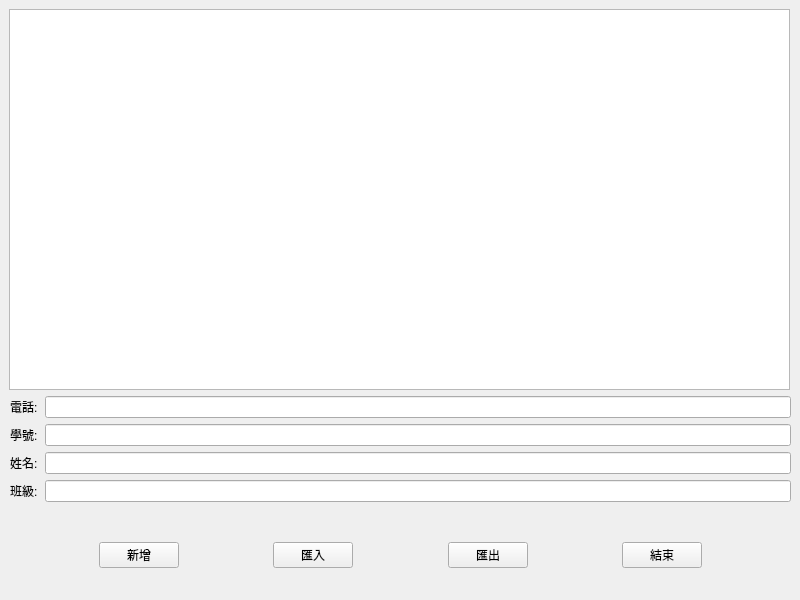
<?xml version="1.0" encoding="UTF-8"?>
<ui version="4.0">
 <class>MyWidget</class>
 <widget class="QWidget" name="MyWidget">
  <property name="geometry">
   <rect>
    <x>0</x>
    <y>0</y>
    <width>800</width>
    <height>600</height>
   </rect>
  </property>
  <property name="windowTitle">
   <string>MyWidget</string>
  </property>
  <widget class="QTableWidget" name="tableWidget">
   <property name="geometry">
    <rect>
     <x>9</x>
     <y>9</y>
     <width>781</width>
     <height>381</height>
    </rect>
   </property>
  </widget>
  <widget class="QWidget" name="formLayoutWidget">
   <property name="geometry">
    <rect>
     <x>10</x>
     <y>396</y>
     <width>781</width>
     <height>121</height>
    </rect>
   </property>
   <layout class="QFormLayout" name="formLayout">
    <property name="horizontalSpacing">
     <number>7</number>
    </property>
    <property name="verticalSpacing">
     <number>6</number>
    </property>
    <item row="0" column="0">
     <widget class="QLabel" name="label_4">
      <property name="text">
       <string>電話:</string>
      </property>
     </widget>
    </item>
    <item row="0" column="1">
     <widget class="QLineEdit" name="lineEdit_3"/>
    </item>
    <item row="1" column="0">
     <widget class="QLabel" name="label">
      <property name="text">
       <string>學號:</string>
      </property>
     </widget>
    </item>
    <item row="1" column="1">
     <widget class="QLineEdit" name="lineEdit_2"/>
    </item>
    <item row="2" column="0">
     <widget class="QLabel" name="label_3">
      <property name="text">
       <string>姓名:</string>
      </property>
     </widget>
    </item>
    <item row="2" column="1">
     <widget class="QLineEdit" name="lineEdit_4"/>
    </item>
    <item row="3" column="0">
     <widget class="QLabel" name="label_2">
      <property name="text">
       <string>班級:</string>
      </property>
     </widget>
    </item>
    <item row="3" column="1">
     <widget class="QLineEdit" name="lineEdit"/>
    </item>
   </layout>
  </widget>
  <widget class="QWidget" name="horizontalLayoutWidget">
   <property name="geometry">
    <rect>
     <x>10</x>
     <y>540</y>
     <width>781</width>
     <height>31</height>
    </rect>
   </property>
   <layout class="QHBoxLayout" name="horizontalLayout">
    <item>
     <spacer name="horizontalSpacer">
      <property name="orientation">
       <enum>Qt::Orientation::Horizontal</enum>
      </property>
      <property name="sizeHint" stdset="0">
       <size>
        <width>40</width>
        <height>20</height>
       </size>
      </property>
     </spacer>
    </item>
    <item>
     <widget class="QPushButton" name="pushButton">
      <property name="text">
       <string>新增</string>
      </property>
     </widget>
    </item>
    <item>
     <spacer name="horizontalSpacer_2">
      <property name="orientation">
       <enum>Qt::Orientation::Horizontal</enum>
      </property>
      <property name="sizeHint" stdset="0">
       <size>
        <width>40</width>
        <height>20</height>
       </size>
      </property>
     </spacer>
    </item>
    <item>
     <widget class="QPushButton" name="pushButton_3">
      <property name="text">
       <string>匯入</string>
      </property>
     </widget>
    </item>
    <item>
     <spacer name="horizontalSpacer_3">
      <property name="orientation">
       <enum>Qt::Orientation::Horizontal</enum>
      </property>
      <property name="sizeHint" stdset="0">
       <size>
        <width>40</width>
        <height>20</height>
       </size>
      </property>
     </spacer>
    </item>
    <item>
     <widget class="QPushButton" name="pushButton_2">
      <property name="text">
       <string>匯出</string>
      </property>
     </widget>
    </item>
    <item>
     <spacer name="horizontalSpacer_4">
      <property name="orientation">
       <enum>Qt::Orientation::Horizontal</enum>
      </property>
      <property name="sizeHint" stdset="0">
       <size>
        <width>40</width>
        <height>20</height>
       </size>
      </property>
     </spacer>
    </item>
    <item>
     <widget class="QPushButton" name="pushButton_4">
      <property name="text">
       <string>結束</string>
      </property>
     </widget>
    </item>
    <item>
     <spacer name="horizontalSpacer_5">
      <property name="orientation">
       <enum>Qt::Orientation::Horizontal</enum>
      </property>
      <property name="sizeHint" stdset="0">
       <size>
        <width>40</width>
        <height>20</height>
       </size>
      </property>
     </spacer>
    </item>
   </layout>
  </widget>
 </widget>
 <resources/>
 <connections/>
</ui>
